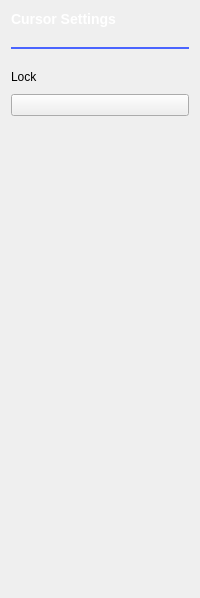
              <widget class="QWidget" name="cursorSettings">
               <layout class="QVBoxLayout" name="verticalLayout_4">
                <property name="spacing">
                 <number>0</number>
                </property>
                <item>
                 <widget class="QLabel" name="label_3">
                  <property name="styleSheet">
                   <string notr="true">QLabel
{
width: 56px;
height: 17px;
font-family: Arial;
font-size: 14px;
font-weight: bold;
line-height: 16px;
color: #FFFFFF;
}</string>
                  </property>
                  <property name="text">
                   <string>Cursor Settings</string>
                  </property>
                 </widget>
                </item>
                <item>
                 <spacer name="verticalSpacer_10">
                  <property name="orientation">
                   <enum>Qt::Vertical</enum>
                  </property>
                  <property name="sizeType">
                   <enum>QSizePolicy::Fixed</enum>
                  </property>
                  <property name="sizeHint" stdset="0">
                   <size>
                    <width>20</width>
                    <height>20</height>
                   </size>
                  </property>
                 </spacer>
                </item>
                <item>
                 <widget class="Line" name="line_2">
                  <property name="styleSheet">
                   <string notr="true">color: #4A64FF;</string>
                  </property>
                  <property name="frameShadow">
                   <enum>QFrame::Plain</enum>
                  </property>
                  <property name="lineWidth">
                   <number>2</number>
                  </property>
                  <property name="orientation">
                   <enum>Qt::Horizontal</enum>
                  </property>
                 </widget>
                </item>
                <item>
                 <spacer name="verticalSpacer_12">
                  <property name="orientation">
                   <enum>Qt::Vertical</enum>
                  </property>
                  <property name="sizeType">
                   <enum>QSizePolicy::Fixed</enum>
                  </property>
                  <property name="sizeHint" stdset="0">
                   <size>
                    <width>20</width>
                    <height>20</height>
                   </size>
                  </property>
                 </spacer>
                </item>
                <item>
                 <widget class="QLabel" name="label_4">
                  <property name="text">
                   <string>Lock</string>
                  </property>
                 </widget>
                </item>
                <item>
                 <spacer name="verticalSpacer_11">
                  <property name="orientation">
                   <enum>Qt::Vertical</enum>
                  </property>
                  <property name="sizeType">
                   <enum>QSizePolicy::Fixed</enum>
                  </property>
                  <property name="sizeHint" stdset="0">
                   <size>
                    <width>20</width>
                    <height>10</height>
                   </size>
                  </property>
                 </spacer>
                </item>
                <item>
                 <widget class="adiscope::CustomSwitch" name="btnCursorsLock">
                  <property name="text">
                   <string/>
                  </property>
                  <property name="checkable">
                   <bool>true</bool>
                  </property>
                 </widget>
                </item>
                <item>
                 <spacer name="verticalSpacer_9">
                  <property name="orientation">
                   <enum>Qt::Vertical</enum>
                  </property>
                  <property name="sizeType">
                   <enum>QSizePolicy::MinimumExpanding</enum>
                  </property>
                  <property name="sizeHint" stdset="0">
                   <size>
                    <width>20</width>
                    <height>471</height>
                   </size>
                  </property>
                 </spacer>
                </item>
               </layout>
              </widget>
